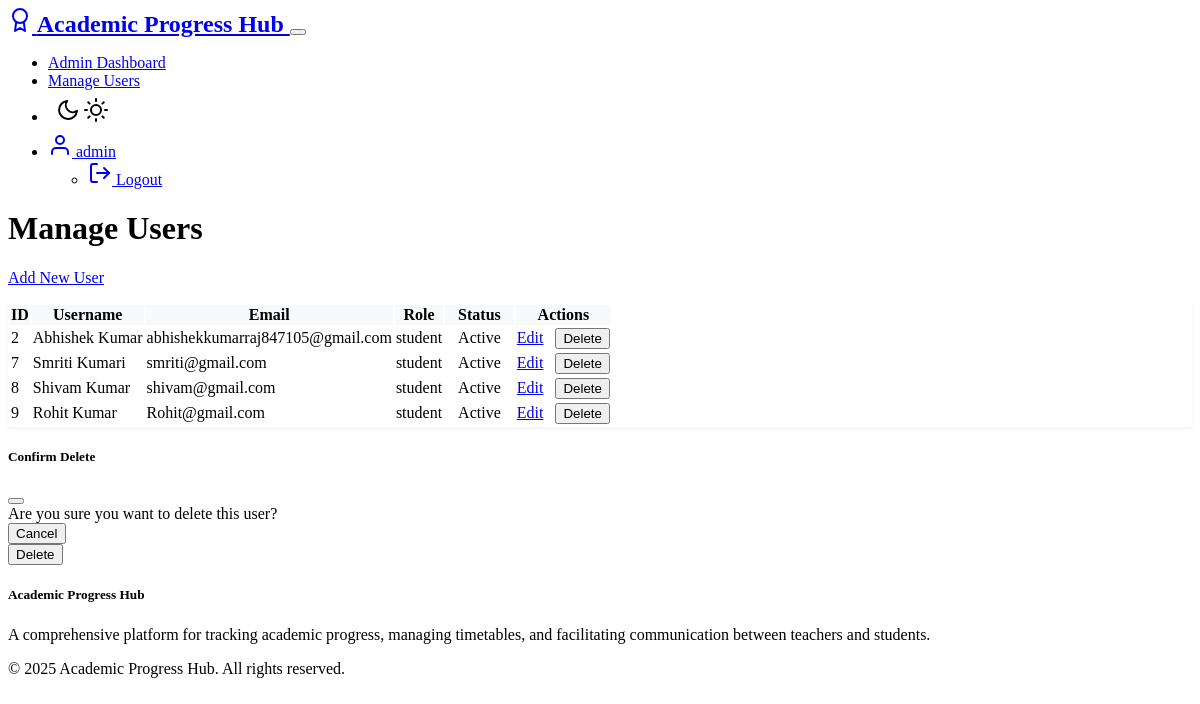
/admin/students (signed in), run on the app's committed database.
### models.py (models this page shows, shortened)
class User(UserMixin, db.Model):
    __tablename__ = 'users'
    id = db.Column(db.Integer, primary_key=True)
    username = db.Column(db.String(64), unique=True, nullable=False)  # Your login name
    email = db.Column(db.String(120), unique=True, nullable=False)    # Your email address
    password_hash = db.Column(db.String(256), nullable=False)         # Your secret password
    role = db.Column(db.String(10), nullable=False)                   # Are you a teacher, student, or admin?
    created_at = db.Column(db.DateTime, default=datetime.utcnow)      # When you joined
    is_active = db.Column(db.Boolean, default=True)                   # Are you using the website?
    teacher_profile = db.relationship('Teacher', backref='user', uselist=False, cascade='all, delete-orphan')
    student_profile = db.relationship('Student', backref='user', uselist=False, cascade='all, delete-orphan')
    @property
    def is_admin(self):
        return self.role == 'admin'

### routes/admin_routes.py (the view)
    def decorated_function(*args, **kwargs):
        if not current_user.is_authenticated or not current_user.is_admin:
            flash('Access denied: Admin permissions required.', 'danger')
            return redirect(url_for('auth.login'))
        return f(*args, **kwargs)

### app.py (called while the page is built)
@login_manager.user_loader
def load_user(user_id):
    from models import User
    return User.query.get(int(user_id))

### routes/admin_routes.py (called while the page is built)
def admin_required(f):
    def decorated_function(*args, **kwargs):
        if not current_user.is_authenticated or not current_user.is_admin:
            flash('Access denied: Admin permissions required.', 'danger')
            return redirect(url_for('auth.login'))
        return f(*args, **kwargs)
    decorated_function.__name__ = f.__name__
    return login_required(decorated_function)

@admin.route('/students')
@admin_required
def manage_students():
    students = User.query.filter_by(role='student').all()
    return render_template('admin/users.html', users=students, title="Manage Students")

### templates/admin/users.html (shortened to what this page needs)
{% extends "layout.html" %}
{% block content %}
<div class="container mt-4">
    <div class="d-flex justify-content-between align-items-center mb-4">
        <h1>Manage Users</h1>
        <a href="{{ url_for('admin.add_user') }}" class="btn btn-success">Add New User</a>
    </div>
    <div class="table-responsive">
        <table class="table table-striped">
            <thead>
                <tr>
                    <th>ID</th>
                    <th>Username</th>
                    <th>Email</th>
                    <th>Role</th>
                    <th>Status</th>
                    <th>Actions</th>
                </tr>
            </thead>
            <tbody>
                {% for user in users %}
                <tr>
                    <td>{{ user.id }}</td>
                    <td>{{ user.username }}</td>
                    <td>{{ user.email }}</td>
                    <td>{{ user.role }}</td>
                    <td>
                        <span class="badge {% if user.is_active %}bg-success{% else %}bg-danger{% endif %}">
                            {{ 'Active' if user.is_active else 'Inactive' }}
                        </span>
                    </td>
                    <td>
                        <a href="{{ url_for('admin.edit_user', user_id=user.id) }}" class="btn btn-sm btn-primary">Edit</a>
                        <button class="btn btn-sm btn-danger delete-user" data-user-id="{{ user.id }}">Delete</button>
                    </td>
                </tr>
                {% endfor %}
            </tbody>
        </table>
    </div>
</div>
<div class="modal fade" id="deleteModal" tabindex="-1">
    <div class="modal-dialog">
        <div class="modal-content">
            <div class="modal-header">
                <h5 class="modal-title">Confirm Delete</h5>
                <button type="button" class="btn-close" data-bs-dismiss="modal"></button>
            </div>
            <div class="modal-body">
                Are you sure you want to delete this user?
            </div>
            <div class="modal-footer">
                <button type="button" class="btn btn-secondary" data-bs-dismiss="modal">Cancel</button>
                <form id="deleteForm" method="POST">
                    <button type="submit" class="btn btn-danger">Delete</button>
                </form>
            </div>
        </div>
    </div>
</div>
{% endblock %}

### templates/layout.html (shortened to what this page needs)
<!DOCTYPE html>
<html lang="en" data-bs-theme="dark">
<head>
    <link rel="stylesheet" href="https://cdn.replit.com/agent/bootstrap-agent-dark-theme.min.css">
    <link rel="stylesheet" href="{{ url_for('static', filename='css/style.css') }}">
    {% if current_user.is_authenticated and current_user.role == 'admin' %}
    <link rel="stylesheet" href="{{ url_for('static', filename='css/admin/style.css') }}">
    {% endif %}
</head>
<body class="{% block body_class %}{% endblock %}">
    <nav class="navbar navbar-expand-lg navbar-dark bg-dark mb-4">
        <div class="container">
            <a class="navbar-brand" href="{{ url_for('index') }}">
                <span data-feather="award" class="me-2"></span>
                Academic Progress Hub
            </a>
            <button class="navbar-toggler" type="button" data-bs-toggle="collapse" data-bs-target="#navbarNav">
            </button>
            <div class="collapse navbar-collapse" id="navbarNav">
                <ul class="navbar-nav ms-auto">
                    {% if current_user.is_authenticated %}
                        {% if current_user.role == 'admin' %}
                            <li class="nav-item">
                                <a class="nav-link" href="{{ url_for('admin.admin_dashboard') }}">Admin Dashboard</a>
                            </li>
                            <li class="nav-item">
                                <a class="nav-link" href="{{ url_for('admin.manage_users') }}">Manage Users</a>
                            </li>
                        {% endif %}
                        <li class="nav-item">
                            <button class="nav-link btn theme-toggle px-2" id="themeToggle" title="Toggle Light/Dark Mode">
                                <span data-feather="moon" class="theme-icon-dark d-none"></span>
                                <span data-feather="sun" class="theme-icon-light"></span>
                            </button>
                        </li>
                        <li class="nav-item dropdown">
                            <a class="nav-link dropdown-toggle" href="#" id="userDropdown" role="button" data-bs-toggle="dropdown">
                                <span data-feather="user" class="me-1"></span>
                                {{ current_user.username }}
                            </a>
                            <ul class="dropdown-menu dropdown-menu-end">
                                <li>
                                    <a class="dropdown-item" href="{{ url_for('auth.logout') }}">
                                        <span data-feather="log-out" class="me-1"></span> Logout
                                    </a>
                                </li>
                            </ul>
                        </li>
                    {% endif %}
                </ul>
            </div>
        </div>
    </nav>
    <main class="container my-4">
        {% block content %}{% endblock %}
    </main>
    <footer class="bg-dark text-light py-4 mt-5">
        <div class="container">
            <div class="row">
                <div class="col-md-6">
                    <h5>Academic Progress Hub</h5>
                    <p>A comprehensive platform for tracking academic progress, managing timetables, and facilitating communication between teachers and students.</p>
                </div>
                <div class="col-md-6 text-md-end">
                    <p>&copy; 2025 Academic Progress Hub. All rights reserved.</p>
                </div>
            </div>
        </div>
    </footer>
</body>
</html>

### static/css/style.css (style rules this page uses)
:root { --transition-speed: 0.3s; }
.theme-toggle { background: transparent; border: none; cursor: pointer; padding: 0.5rem; transition: color var(--transition-speed); }
.navbar-brand { font-weight: bold; font-size: 1.5rem; }
body, .card, .chart-container { transition: background-color var(--transition-speed) ease, color var(--transition-speed) ease, border-color var(--transition-speed) ease; }

### static/css/admin/style.css (style rules this page uses)
.table-responsive { margin-top: 1rem; box-shadow: 0 2px 4px rgba(0,0,0,0.05); border-radius: 0.25rem; }
.table th { background-color: #f8f9fa; border-top: none; }
.badge { padding: 0.5em 0.75em; }
.delete-user { margin-left: 0.5rem; }
.modal-content { border-radius: 0.5rem; }

### data on the page
User: username "admin"
User: id "2", username "Abhishek Kumar", email "abhishekkumarraj847105@gmail.com", role "student", is_active "Active"
User: id "7", username "Smriti Kumari", email "smriti@gmail.com", role "student", is_active "Active"
User: id "8", username "Shivam Kumar", email "shivam@gmail.com", role "student", is_active "Active"
User: id "9", username "Rohit Kumar", email "Rohit@gmail.com", role "student", is_active "Active"
